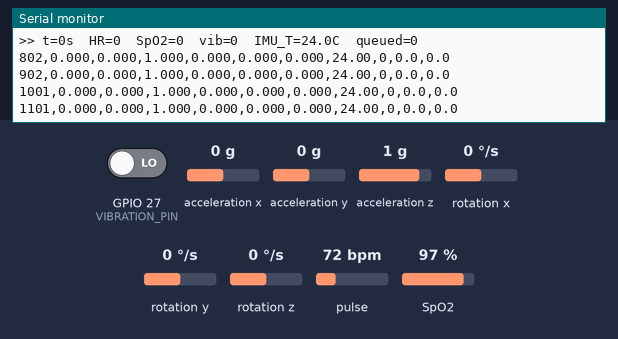
Bench run of a sketch on a simulated ESP32. Shown: the last lines printed to the serial monitor. Wiring (inferred from the names in the program): MPU-6050 motion sensor at I2C address 0x68. Inputs (shaded band) come from the test bench; at power-on: acceleration x 0 g, GPIO 27 (VIBRATION_PIN) LOW, acceleration y 0 g, acceleration z 1 g, rotation x 0 °/s, rotation y 0 °/s, rotation z 0 °/s, pulse 72 bpm, SpO2 97 %.

Above: at 1.4 s.
1.5 s: acceleration x set to -1.4 g
At 1.52 s:
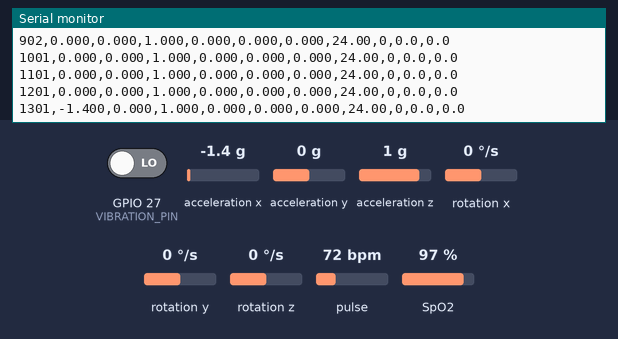
3.0 s: GPIO 27 (VIBRATION_PIN) driven HIGH
At 3.12 s:
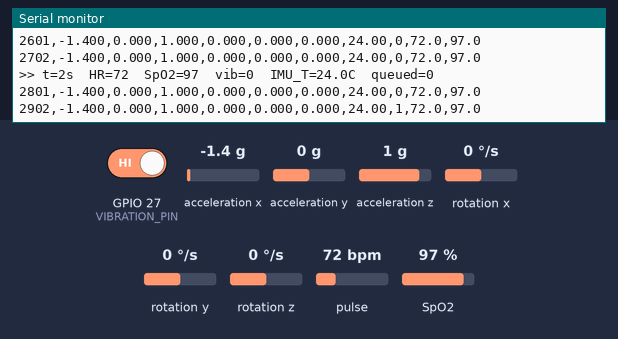
4.5 s: acceleration y set to -1.4 g
At 4.52 s:
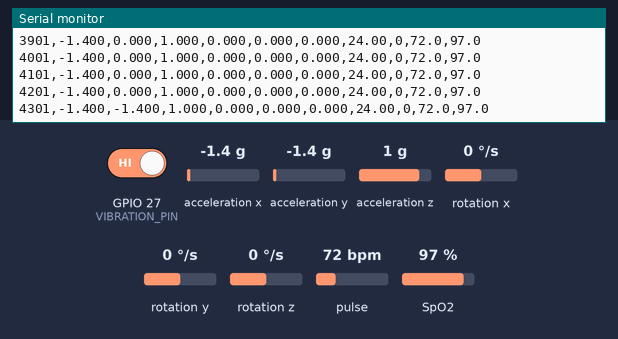
6.0 s: acceleration z set to -1.4 g
At 6.12 s:
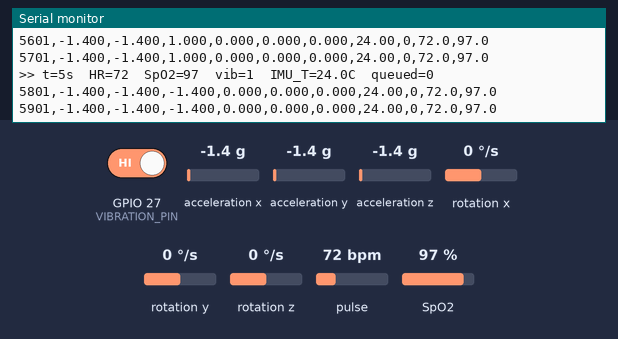
7.5 s: rotation x set to -192 °/s
At 7.52 s:
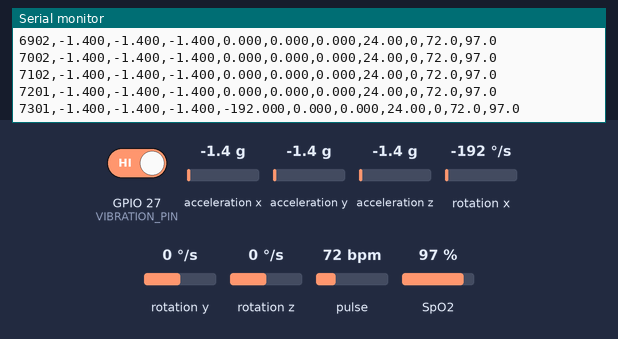
9.0 s: GPIO 27 (VIBRATION_PIN) driven LOW
At 9.12 s:
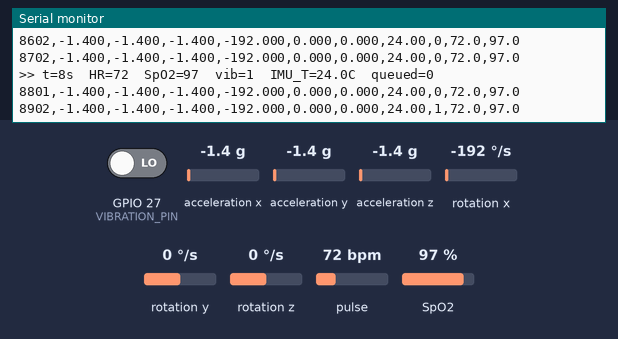

Measured:
- after the input at 1.5 s, the serial monitor: prints a new line at once (image 1)
- after the input at 3.0 s, the serial monitor: prints a new line at once (image 2)
- after the input at 4.5 s, the serial monitor: prints a new line at once (image 3)
- after the input at 6.0 s, the serial monitor: prints a new line at once (image 4)
- after the input at 7.5 s, the serial monitor: prints a new line at once (image 5)
- after the input at 9.0 s, the serial monitor: prints a new line at once (image 6)

The sketch:

fetal_kick_logger1.ino
```cpp
/*
 * =====================================================================
 *  Fetal Kick Detection Device  -  STAGE 1: always-on sensing, serial only
 * =====================================================================
 *
 *  This is the "from scratch" rebuild, stripped down to the essentials
 *  so we can verify sensor behavior with zero interference.
 *
 *  WHAT'S ACTIVE
 *  --------------
 *   - MAX30100 heart rate / SpO2  (I2C bus 0, SDA 25 / SCL 26)
 *   - SW-18010P vibration          (GPIO 27)
 *   - GY-521 (MPU-6050) accel/gyro (I2C bus 1, SDA 21 / SCL 22 -
 *     separate hardware peripheral, Wire1, so it never waits behind
 *     the MAX30100's ~1000x/s polling on bus 0)
 *   - sensorTask() on CORE 1, always sampling, always printing to Serial
 *
 *  WHAT'S DISABLED (but left in place, commented, for later)
 *  -----------------------------------------------------------
 *   - Bluetooth (BluetoothSerial, SerialBT, all BT command handling)
 *   - SD card writing (SD.h, file open/write/flush, queue -> file)
 *
 *  Original GY-87 (damaged) has been swapped for a GY-521 (MPU-6050
 *  only, no magnetometer/barometer) - register map below matches the
 *  bring-up sketch that confirmed wiring and config on this board.
 *
 *  WHY CORE 1 FOR sensorTask
 *  --------------------------
 *   ESP-IDF pins the Bluetooth controller/host tasks to core 0
 *   unconditionally (CONFIG_BT_CTRL_PINNED_TO_CORE), and those tasks
 *   run at high priority for radio timing. Even with BT "disabled" in
 *   this sketch (no .begin() call), we're keeping sensorTask on core 1
 *   as the standing convention, since that's where it needs to live
 *   once BT comes back. loop() also defaults to core 1 (Arduino's
 *   loopTask), but that contention is mild - short, bursty, non-RF work.
 *
 *  NEXT STAGES (uncomment when ready)
 *  ------------------------------------
 *   Stage 2: re-enable SD writing (search "SD WRITE" below)
 *   Stage 3: re-enable Bluetooth (search "BLUETOOTH" below)
 * =====================================================================
 */

#include <Arduino.h>
#include <Wire.h>
#include "MAX30100_PulseOximeter.h"
#include "freertos/FreeRTOS.h"
#include "freertos/task.h"
#include "freertos/queue.h"

// ---- BLUETOOTH DISABLED (Stage 3) ----
#include <BluetoothSerial.h>

// ---- SD WRITE DISABLED (Stage 2) ----
#include <SPI.h>
#include <SD.h>

// ---------------------------------------------------------------- pins
  #define MAX_SDA 25
  #define MAX_SCL 26
  #define VIBRATION_PIN 27

  // ---- SD WRITE DISABLED (Stage 2) ----
  #define SD_CS   19
  #define SD_SCK  21
  #define SD_MISO 5
  #define SD_MOSI 18

  // GY-521 (MPU-6050) - bus 1, its own peripheral (see header note)
  #define GY_SDA 21
  #define GY_SCL 22

// ------------------------------------------------------- MPU-6050 regs
  #define MPU_ADDR          0x68
  #define REG_SMPLRT_DIV    0x19
  #define REG_CONFIG        0x1A
  #define REG_GYRO_CONFIG   0x1B
  #define REG_ACCEL_CONFIG  0x1C
  #define REG_ACCEL_XOUT_H  0x3B
  #define REG_PWR_MGMT_1    0x6B
  #define REG_WHO_AM_I      0x75

// -------------------------------------------------------------- config
  const uint32_t SAMPLE_INTERVAL_MS  = 100;            // 100 ms = 10 Hz
  const uint32_t SERIAL_INTERVAL_MS  = 1000;           // USB report cadence
  const uint32_t VIBRATION_WINDOW_MS = 100;            // vibration hardness window
  const int      QUEUE_LENGTH        = 400;            // cross-core buffer

  // MPU-6050 scale factors - keep these in sync with ACCEL_FS_SEL/GYRO_FS_SEL
  // below, they're what turns raw counts into g / dps.
  //   ACCEL +/-2g   -> 16384 LSB/g   (best resolution; a hard impact clips,
  //                                   which is itself a usable fall cue)
  //   GYRO  +/-250dps -> 131 LSB/(dps)
  const uint8_t  ACCEL_FS_SEL     = 0;      // 0=+/-2g 1=+/-4g 2=+/-8g 3=+/-16g
  const uint8_t  GYRO_FS_SEL      = 0;      // 0=250 1=500 2=1000 3=2000 dps
  const float    ACCEL_LSB_PER_G  = 16384.0f;
  const float    GYRO_LSB_PER_DPS = 131.0f;

  // DLPF_CFG = 4 -> ~21 Hz bandwidth, 1 kHz internal rate. Kick/movement/
  // fall energy sits below 20 Hz, and Nyquist at our 100 Hz sample rate
  // is 50 Hz, so this keeps the signal and rejects what would alias down.
  const uint8_t  DLPF_CFG   = 4;
  // Internal ODR = 1kHz / (1 + SMPLRT_DIV) with DLPF on. 4 -> 200 Hz,
  // deliberately ahead of our 100 Hz reads so we never re-read a stale sample.
  const uint8_t  SMPLRT_DIV = 4;

  // ---- SD WRITE DISABLED (Stage 2) ----
  // const uint32_t FLUSH_INTERVAL_MS = 1000;
  // const uint64_t MIN_FREE_SPACE    = 16ULL * 1024;

// -------------------------------------------------------------- objects
  PulseOximeter   pox;
  QueueHandle_t   sensorQueue;
  TwoWire        &GYWire = Wire1;    // second hardware I2C peripheral, MPU-6050 only
  bool            imuOk  = false;    // sensorTask retries init if this is false

  // ---- BLUETOOTH DISABLED (Stage 3) ----
  BluetoothSerial SerialBT;

  // ---- SD WRITE DISABLED (Stage 2) ----
  SPIClass SD_SPI(VSPI);

// --------------------------------------------------------- sample record
  struct SensorData {
    uint32_t scanTime;      // ms since boot-of-sensing
    float    ax, ay, az;    // accel g    (GY-521 / MPU-6050)
    float    gx, gy, gz;    // gyro dps   (GY-521 / MPU-6050)
    float    tempC;         // MPU-6050 die temperature, deg C
    int      vibration;     // window transition count (intensity) or 0
    float    heartRate;
    float    spo2;
  };

// ------------------------------------------------- shared / sense state
  volatile uint32_t senseStartTime = 0;   // set once in setup()

// live values (written on core 1 sensorTask, read on core 1 loop() for report)
  float heartRate = 0.0f;
  float spo2      = 0.0f;
  float imuTempC  = 0.0f;

// vibration state (sensorTask only)
  int      prevVibState = LOW;
  bool     vibMeasuring = false;
  uint32_t vibStart     = 0;
  int      vibHigh      = 0;
  int      vibLow       = 0;
  int      vibIntensity = 0;      // last completed window intensity
  bool     vibReady     = false;  // emit intensity on the next row

// ------------------------------------------------------------ prototypes
  void     onBeatDetected();
  void     measureVibration();
  void     sensorTask(void *param);
  void     drainQueueToSerial();
  void     serialReport();

  bool     mpuWriteReg(uint8_t reg, uint8_t val);
  bool     mpuReadRegs(uint8_t reg, uint8_t *buf, uint8_t len);
  bool     initIMU();
  bool     readIMU(float &ax, float &ay, float &az, float &gx, float &gy, float &gz, float &tempC);

// =====================================================================
// helpers
// =====================================================================
    void onBeatDetected() {               // keep tiny - runs inside pox.update()
      // Serial.println("Beat Detected!");   // uncomment for beat-level debug
    }

    // Vibration: SW-18010P, non-blocking 100 ms window.
    // Counts HIGH/LOW transitions; total = vibration intensity.
    void measureVibration() {
      int state = digitalRead(VIBRATION_PIN);

      if (!vibMeasuring && state != prevVibState) {     // movement starts a window
        vibMeasuring = true;
        vibStart = millis();
        vibHigh  = 0;
        vibLow   = 0;
      }

      if (vibMeasuring) {
        if (state != prevVibState) {
          if (state == HIGH) vibHigh++; else vibLow++;
          prevVibState = state;
        }
        if (millis() - vibStart >= VIBRATION_WINDOW_MS) {   // window closed
          vibMeasuring = false;
          vibIntensity = vibHigh + vibLow;
          vibReady     = true;
        }
      } else {
        prevVibState = state;
      }
    }

    // ---- MPU-6050 (GY-521), bus 1 - from the bring-up sketch ----

    bool mpuWriteReg(uint8_t reg, uint8_t val) {
      GYWire.beginTransmission(MPU_ADDR);
      GYWire.write(reg);
      GYWire.write(val);
      return GYWire.endTransmission(true) == 0;
    }

    bool mpuReadRegs(uint8_t reg, uint8_t *buf, uint8_t len) {
      GYWire.beginTransmission(MPU_ADDR);
      GYWire.write(reg);
      if (GYWire.endTransmission(false) != 0) return false;      // repeated start
      if (GYWire.requestFrom((uint8_t)MPU_ADDR, len, (uint8_t)true) != len) return false;
      for (uint8_t i = 0; i < len; i++) buf[i] = GYWire.read();
      return true;
    }

    // Bytes read into a buffer and combined afterwards - Wire.read()<<8 |
    // Wire.read() leaves evaluation order up to the compiler.
    inline int16_t mpuBe16(const uint8_t *b) {
      return (int16_t)(((uint16_t)b[0] << 8) | b[1]);
    }

    bool initIMU() {
      uint8_t who = 0;
      if (!mpuReadRegs(REG_WHO_AM_I, &who, 1)) {
        Serial.println("MPU-6050: no reply on 0x68");
        return false;
      }
      Serial.printf("MPU-6050: WHO_AM_I = 0x%02X\n", who);   // 0x68 typical,
                                                              // 0x70/0x71/0x73 = compatible clone

      if (!mpuWriteReg(REG_PWR_MGMT_1, 0x80)) return false;   // device reset
      delay(100);
      if (!mpuWriteReg(REG_PWR_MGMT_1, 0x01)) return false;   // wake, clock = gyro X PLL
      delay(10);

      if (!mpuWriteReg(REG_CONFIG,       DLPF_CFG))          return false;
      if (!mpuWriteReg(REG_SMPLRT_DIV,   SMPLRT_DIV))        return false;
      if (!mpuWriteReg(REG_GYRO_CONFIG,  GYRO_FS_SEL  << 3)) return false;
      if (!mpuWriteReg(REG_ACCEL_CONFIG, ACCEL_FS_SEL << 3)) return false;
      return true;
    }

    // One 14-byte burst read (accel + temp + gyro), scaled to g / dps / C.
    // Called at SAMPLE_INTERVAL_MS cadence from sensorTask, not every
    // loop iteration - unlike pox.update(), the MPU doesn't need polling
    // faster than the rate we actually log at.
    bool readIMU(float &ax, float &ay, float &az, float &gx, float &gy, float &gz, float &tempC) {
      uint8_t b[14];
      if (!mpuReadRegs(REG_ACCEL_XOUT_H, b, 14)) return false;

      int16_t rax = mpuBe16(&b[0]),  ray = mpuBe16(&b[2]),  raz = mpuBe16(&b[4]);
      int16_t rt  = mpuBe16(&b[6]);                          // TEMP_OUT
      int16_t rgx = mpuBe16(&b[8]),  rgy = mpuBe16(&b[10]), rgz = mpuBe16(&b[12]);

      ax = rax / ACCEL_LSB_PER_G;  ay = ray / ACCEL_LSB_PER_G;  az = raz / ACCEL_LSB_PER_G;
      gx = rgx / GYRO_LSB_PER_DPS; gy = rgy / GYRO_LSB_PER_DPS; gz = rgz / GYRO_LSB_PER_DPS;
      tempC = rt / 340.0f + 36.53f;    // datasheet formula - die temp, not body temp,
                                        // runs a few degrees above ambient
      return true;
    }

// =====================================================================
// CORE 1 : sensor task - fast loop, ALWAYS sampling (no scan gate)
// =====================================================================
  void sensorTask(void *param) {
    uint32_t lastSample = millis();

    for (;;) {
      pox.update();          // MUST be called as fast as possible (MAX30100)
      measureVibration();    // non-blocking

      uint32_t now = millis();

      if (now - lastSample >= SAMPLE_INTERVAL_MS) {
        lastSample += SAMPLE_INTERVAL_MS;

        heartRate = pox.getHeartRate();
        spo2      = pox.getSpO2();

        SensorData d;
        d.scanTime = now - senseStartTime;

        if (!imuOk) imuOk = initIMU();          // keep retrying so hot-fixed wiring recovers
        if (!imuOk || !readIMU(d.ax, d.ay, d.az, d.gx, d.gy, d.gz, d.tempC)) {
          d.ax = d.ay = d.az = 0.0f;            // read failed this sample - log zeros, don't stall
          d.gx = d.gy = d.gz = 0.0f;
          d.tempC = 0.0f;
          imuOk = false;                        // force re-init attempt next sample
        }
        imuTempC = d.tempC;

        d.vibration = vibReady ? vibIntensity : 0;
        d.heartRate = heartRate;
        d.spo2      = spo2;

        xQueueSend(sensorQueue, &d, 0);  // non-blocking: never stall the sensor
        vibReady = false;
      }

      // pdMS_TO_TICKS(1) instead of a bare "1" - correct regardless of
      // configTICK_RATE_HZ (bare vTaskDelay(1) can be ~10ms on a 100Hz tick).
      vTaskDelay(pdMS_TO_TICKS(1));
    }
  }

// =====================================================================
// SETUP  (runs on core 1)
// =====================================================================
void setup() {
  Serial.begin(921600);
  delay(100);
  Serial.println("\n=== Fetal Kick Logger - Stage 1: sensing only (serial) ===");

  // ---- MAX30100 ----
  Wire.begin(MAX_SDA, MAX_SCL);
  Wire.setClock(400000);
  Serial.print("MAX30100... ");
  if (!pox.begin()) {
    Serial.println("FAILED");
  } else {
    Serial.println("OK");
    pox.setIRLedCurrent(MAX30100_LED_CURR_7_6MA);   // 7.6 mA works best
    pox.setOnBeatDetectedCallback(onBeatDetected);
  }

  // ---- vibration ----
  pinMode(VIBRATION_PIN, INPUT);
  prevVibState = digitalRead(VIBRATION_PIN);

  // ---- GY-521 (MPU-6050), bus 1 - separate peripheral from the MAX30100 ----
  GYWire.begin(GY_SDA, GY_SCL, 400000);    // 400 kHz is the MPU-6050 max
  Serial.print("MPU-6050... ");
  imuOk = initIMU();
  Serial.println(imuOk ? "OK (+/-2g, +/-250dps, DLPF ~21Hz, ~200Hz internal ODR)"
                        : "FAILED (will keep retrying during sensing)");

  // ---- BLUETOOTH DISABLED (Stage 3) ----
  // if (!SerialBT.begin("ESP32_SENSOR_LOGGER"))
  //   Serial.println("Bluetooth FAILED");
  // else
  //   Serial.println("Bluetooth: ESP32_SENSOR_LOGGER");

  // ---- SD WRITE DISABLED (Stage 2) ----
  // SD_SPI.begin(SD_SCK, SD_MISO, SD_MOSI, SD_CS);
  // if (!SD.begin(SD_CS, SD_SPI, 20000000)) Serial.println("SD INIT FAILED");

  // ---- queue + core-1 sensor task ----
  sensorQueue = xQueueCreate(QUEUE_LENGTH, sizeof(SensorData));
  if (!sensorQueue) Serial.println("Queue alloc FAILED");

  senseStartTime = millis();

  // Pinned to core 1: keeps this off the Bluetooth controller's core (0),
  // even though BT itself is off right now - this is the permanent home.
  xTaskCreatePinnedToCore(sensorTask, "sensorTask", 8192, NULL, 3, NULL, 1);

  Serial.println("Sensing started. Printing to Serial only, nothing written.");
  Serial.println("scan_time_ms,accel_x,accel_y,accel_z,gyro_x,gyro_y,gyro_z,temp_c,vibration,heart_rate,spo2");
}

// =====================================================================
// LOOP  (core 1) : drain queue to Serial + periodic human-readable report
// =====================================================================
void loop() {
  drainQueueToSerial();
  serialReport();
  delay(1);
}

// ------------------------------------------------- queue -> Serial (CSV)
  void drainQueueToSerial() {
    SensorData d;
    char line[128];
    while (xQueueReceive(sensorQueue, &d, 0) == pdTRUE) {
      int n = snprintf(line, sizeof(line),
                      "%lu,%.3f,%.3f,%.3f,%.3f,%.3f,%.3f,%.2f,%d,%.1f,%.1f",
                      (unsigned long)d.scanTime,
                      d.ax, d.ay, d.az, d.gx, d.gy, d.gz, d.tempC,
                      d.vibration, d.heartRate, d.spo2);
      if (n < 0) continue;
      Serial.println(line);

      // ---- SD WRITE DISABLED (Stage 2) ----
      // Same line, ready to go straight to the file when we re-enable this:
      //   int n = snprintf(line, sizeof(line), "%lu,...\n", ...);
      //   scanFile.write((const uint8_t *)line, n);
      // See serviceSD() in the previous version for the flush/close logic.
    }
  }

// ------------------------------------------------- USB status line
  void serialReport() {
    static uint32_t last = 0;
    uint32_t now = millis();
    if (now - last < SERIAL_INTERVAL_MS) return;
    last = now;
    Serial.printf(">> t=%lus  HR=%.0f  SpO2=%.0f  vib=%d  IMU_T=%.1fC  queued=%u\n",
                  (unsigned long)((now - senseStartTime) / 1000),
                  heartRate, spo2, vibIntensity, imuTempC,
                  (unsigned)uxQueueMessagesWaiting(sensorQueue));
  }

// =====================================================================
// ---- SD WRITE DISABLED (Stage 2) ----
// Everything below is the write-mechanism scaffolding from the full
// version, kept intact but inert, so re-enabling is just: uncomment,
// restore the SD/SPI includes and pins above, and call these from
// setup()/loop() where noted.
// =====================================================================
/*
  bool     sdReady     = false;
  bool     fileOpen    = false;
  File     scanFile;
  String   currentFile = "";
  uint32_t scanNumber  = 0;

  String fileNameFor(uint32_t n) {
    char name[24];
    snprintf(name, sizeof(name), "/SCAN_%03lu.csv", (unsigned long)n);
    return String(name);
  }

  uint32_t nextScanNumber() {
    uint32_t n = 1;
    while (SD.exists(fileNameFor(n))) n++;
    return n;
  }

  void cmdSdInit() {
    SD_SPI.begin(SD_SCK, SD_MISO, SD_MOSI, SD_CS);
    if (!SD.begin(SD_CS, SD_SPI, 20000000)) { Serial.println("SD INIT FAILED"); return; }
    sdReady = true;
    Serial.println("SD OK");
  }

  void cmdStart() {
    if (!sdReady) { Serial.println("run SD_INIT first"); return; }
    if (fileOpen) { Serial.println("previous file still closing, wait"); return; }
    if (SD.totalBytes() - SD.usedBytes() < MIN_FREE_SPACE) { Serial.println("SD FULL"); return; }

    scanNumber  = nextScanNumber();
    currentFile = fileNameFor(scanNumber);
    scanFile    = SD.open(currentFile, FILE_WRITE);
    if (!scanFile) { Serial.println("cannot create " + currentFile); return; }

    scanFile.println("scan_time_ms,accel_x,accel_y,accel_z,gyro_x,gyro_y,gyro_z,temp_c,vibration,heart_rate,spo2");
    scanFile.flush();
    fileOpen = true;
    Serial.println("SCAN STARTED -> " + currentFile);
  }

  void serviceSD() {
    static uint32_t lastFlush = 0;
    if (!fileOpen) return;

    SensorData d;
    char line[128];
    while (xQueueReceive(sensorQueue, &d, 0) == pdTRUE) {
      int n = snprintf(line, sizeof(line),
                      "%lu,%.3f,%.3f,%.3f,%.3f,%.3f,%.3f,%.2f,%d,%.1f,%.1f\n",
                      (unsigned long)d.scanTime,
                      d.ax, d.ay, d.az, d.gx, d.gy, d.gz, d.tempC,
                      d.vibration, d.heartRate, d.spo2);
      if (n < 0) continue;
      if (n >= (int)sizeof(line)) n = sizeof(line) - 1;
      scanFile.write((const uint8_t *)line, n);
    }

    uint32_t now = millis();
    if (now - lastFlush >= FLUSH_INTERVAL_MS) {
      lastFlush = now;
      scanFile.flush();
    }
  }

  void cmdStop() {
    scanFile.flush();
    scanFile.close();
    fileOpen = false;
    Serial.println("SCAN STOPPED. FILE: " + currentFile);
  }
*/
```
